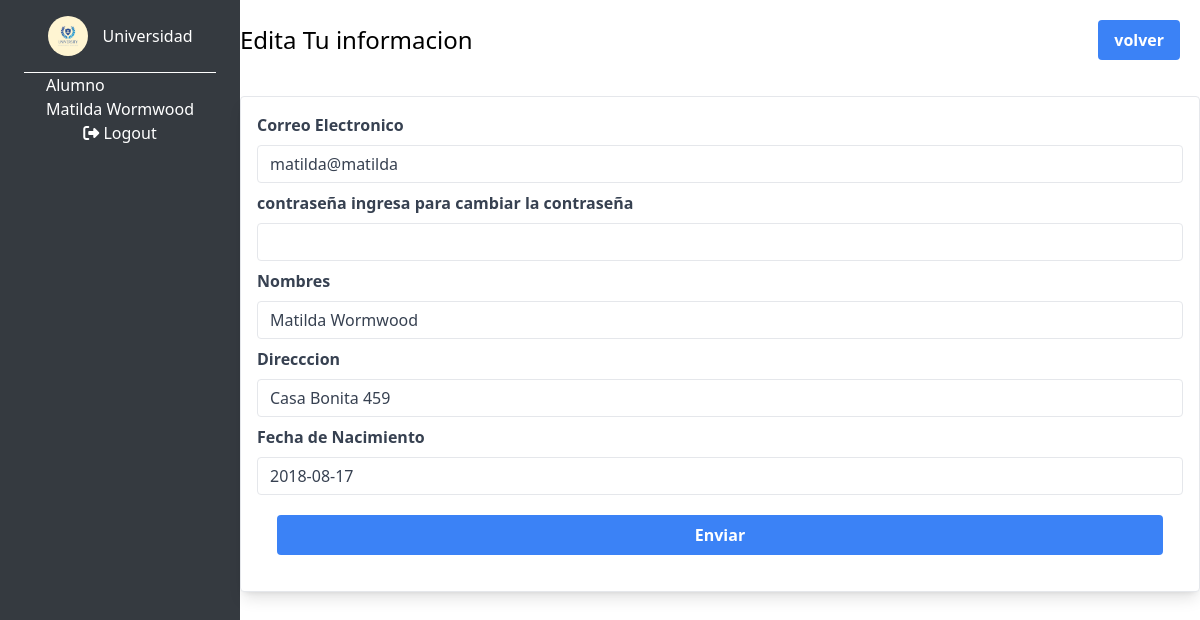
The page /views/alumno/editar.php?id=14 (signed in) on the database its author committed.
### tables this page shows
CREATE TABLE `usuarios` (
  `usuario_id` int(11) NOT NULL AUTO_INCREMENT,
  `correo` varchar(250) DEFAULT NULL,
  `contrasena` varchar(250) NOT NULL,
  `usuario_nombre` varchar(150) DEFAULT NULL,
  `fecha_nacimientgo` date DEFAULT NULL,
  `direccion` varchar(250) DEFAULT NULL,
  `role_id` int(11) DEFAULT NULL,
  `usuario_dni` bigint(20) DEFAULT NULL,
  PRIMARY KEY (`usuario_id`),
  UNIQUE KEY `correo` (`correo`),
  KEY `role_id` (`role_id`),
  CONSTRAINT `usuarios_ibfk_1` FOREIGN KEY (`role_id`) REFERENCES `roles` (`rol_id`) ON UPDATE CASCADE
);

CREATE TABLE `roles` (
  `rol_id` int(11) NOT NULL AUTO_INCREMENT,
  `role_nombre` varchar(150) DEFAULT NULL,
  PRIMARY KEY (`rol_id`)
);

### views/alumno/editar.php (the view, shortened to what this page needs)
<!DOCTYPE html>
<html lang="en">
<head>
    <link href="/dist/output.css" rel="stylesheet">
</head>
<body class="flex">
    <section class="h-screen w-1/4 bg-[#353a40] flex flex-col  text-white aling-center items-center">
        <div class="flex aling-center items-center text-white p-4 justify-around border-b border-white w-[80%]">
            <div class="bg-[url('/assest/logo.jpg')] bg-cover bg-center rounded-full w-10 h-10">
            </div>
            <h2>Universidad</h2>
        </div>
        <?php
        require_once($_SERVER["DOCUMENT_ROOT"] ."/config/database.php");
        try{
            $id=$_SESSION["user_data"]['usuario_id'];
            $stmnt=$pdo->prepare('SELECT usuarios.*, roles.role_nombre AS nombre_rol FROM usuarios JOIN roles ON  usuarios.role_id = rol_id WHERE usuarios.usuario_id =:id ');
            $stmnt->bindParam(':id', $id, PDO::PARAM_INT);
            $stmnt->execute();
            $result=$stmnt->fetch(PDO::FETCH_ASSOC);
            $rol=$result["nombre_rol"];
            $nonmbre=$result["usuario_nombre"];
        }catch (PDOException $e){
            echo" Error: " . $e->getMessage();
        }
        ?>
        <div>
            <h2><?=$rol?></h2>
            <h3><?=$nonmbre?></h3>
        </div>
        <div>
        <i class="fa-solid fa-right-from-bracket"></i>
        <button><a href="/handledb/logout.php">Logout</a></button>
        </div>
    </section>
    <main class=w-[100%]>
    <header class=" bg-white flex   justify-between w-[100%] mb-4 items-center">
            <h1 class="text-2xl">Edita Tu informacion</h1>
            <button class="bg-blue-500 hover:bg-blue-600 text-white font-bold py-2 px-4 rounded m-5"><a
                    href="/views/alumno/dashboard.php">volver</a></button>
        </header>
        <section class="w-[100%]">
            <?php
            $maestro_id = $_SESSION["user_data"]["usuario_id"];
            require_once($_SERVER["DOCUMENT_ROOT"] ."/config/database.php");
            try{
                $stmnt=$pdo->query("SELECT * FROM usuarios WHERE  usuario_id = '$maestro_id' ");
                    if($stmnt->rowCount() === 1 ){
                        $result=$stmnt->fetch(PDO::FETCH_ASSOC);
                    }
                }catch (PDOException $e){
                    echo" Error: " . $e->getMessage();
                }
                ?>
            <form class="flex flex-col  bg-white p-4 border rounded shadow-lg"
            action="/handledb/estudiantes/Editar_perfil.php" method="POST">
                <label class="block text-gray-700 font-bold mb-2">Correo Electronico</label>
                <input class="border rounded py-2 px-3 text-gray-700 leading-tight focus:outline-none focus:ring focus:border-blue-500" type="email" name="correo" value="<?=$result["correo"]?>">
                <label class="block text-gray-700 font-bold mt-2 mb-2">contraseña ingresa para cambiar la contraseña</label>
                <input class="border rounded py-2 px-3 text-gray-700 leading-tight focus:outline-none focus:ring focus:border-blue-500" type="password" required name="contrasena">
                <label class="block text-gray-700 font-bold mb-2 mt-2">Nombres</label>
                <input class="border rounded py-2 px-3 text-gray-700 leading-tight focus:outline-none focus:ring focus:border-blue-500" type="text" name="nombre" value='<?=$result["usuario_nombre"]?>'>
                <label class="block text-gray-700 font-bold mb-2 mt-2">Direcccion</label>
                <input class="border rounded py-2 px-3 text-gray-700 leading-tight focus:outline-none focus:ring focus:border-blue-500" type="text" name="direccion" value="<?=$result["direccion"]?>">
                <label class="block text-gray-700 font-bold mb-2 mt-2">Fecha de Nacimiento</label>
                <input class="border rounded py-2 px-3 text-gray-700 leading-tight focus:outline-none focus:ring focus:border-blue-500"type="text" name="fecha" value="<?=$result['fecha_nacimientgo']?>">
                <button class="bg-blue-500 hover:bg-blue-600 text-white font-bold py-2 px-4 rounded m-5">Enviar</button>
            </form>
        </section>
    </main>

### rows shown on the page
usuarios: role.role_nombre "Alumno", usuario_nombre "Matilda Wormwood", correo "matilda@matilda", nombre "Matilda Wormwood", direccion "Casa Bonita 459", fecha "2018-08-17"
